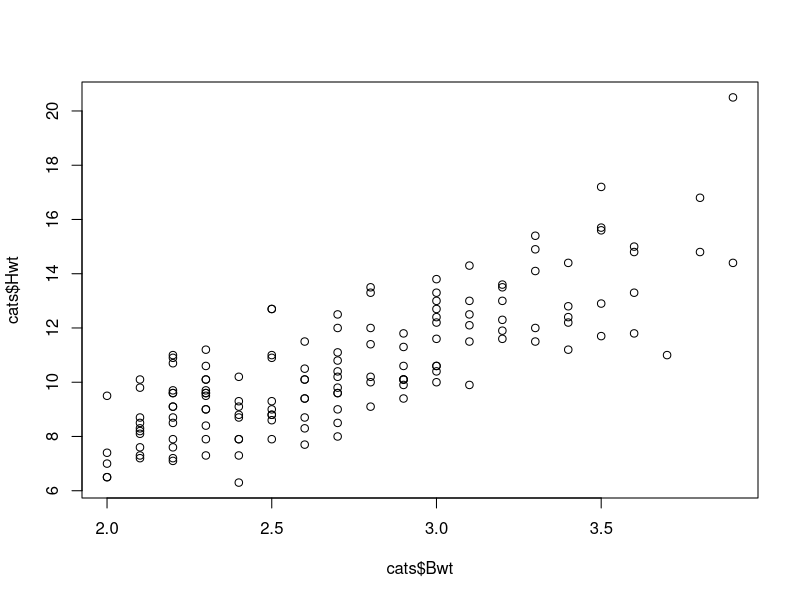
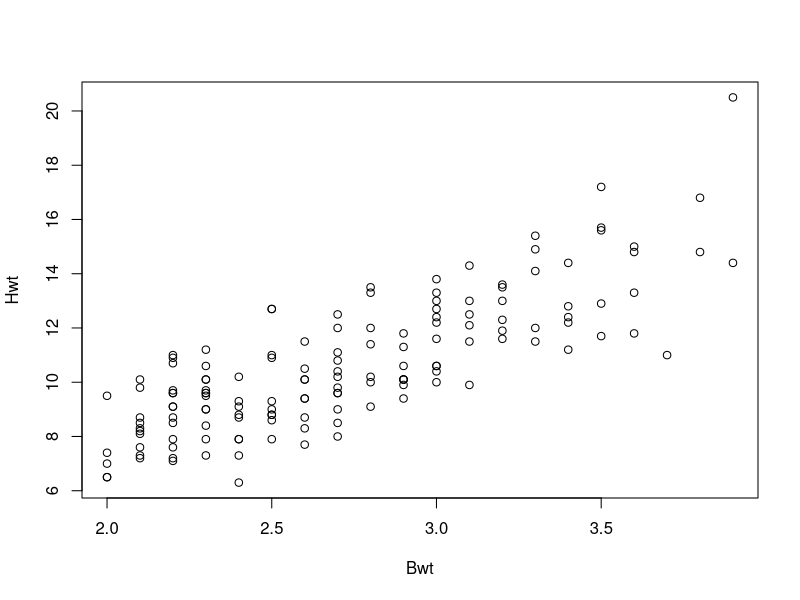
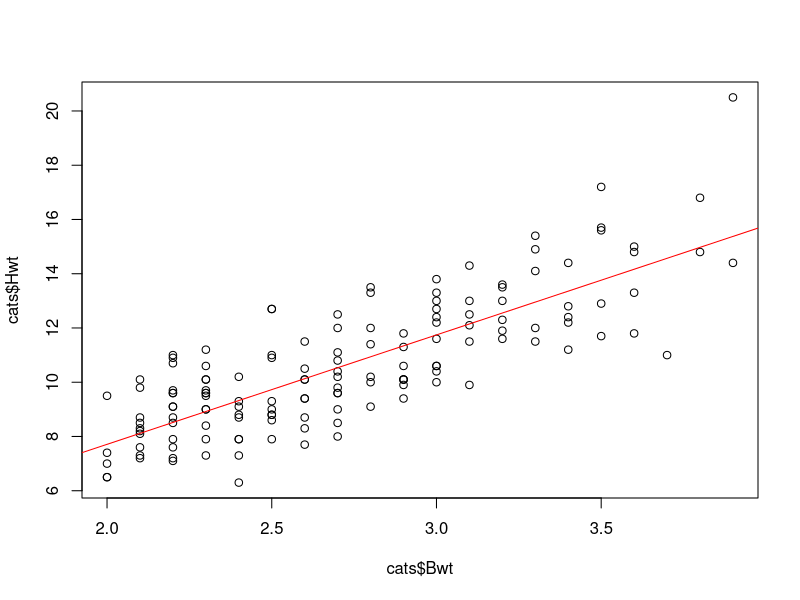
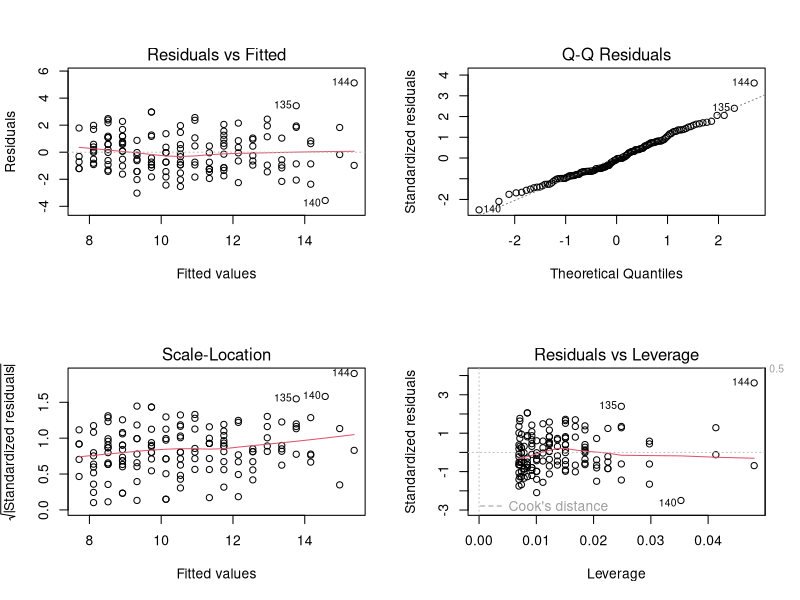

Write the R code that produced these figures, in order.
## ---- chunk 1
library(MASS)
data(cats)
## ---- chunk 2
head(cats)
str(cats)
plot(cats$Bwt, cats$Hwt)
plot(Hwt ~ Bwt, data=cats) #to get the ~ you can search lm in help cuz they have it (just copy paste it)

cor(cats$Bwt, cats$Hwt) #coefficiente di correlazione (vicino a 1=correlate)
cor.test(cats$Bwt, cats$Hwt) #gives t-test too (it matters here cuz p-value<0.5 means it true, they correlated)
#You can switch the variables in the cor function and nothing changes


## ---- chunk 3
#to add this chunk you just gotta click the c+ button and choose R
mod <- lm(Hwt ~ Bwt, data=cats) #it is also ok to write cats$Bwt but inconvenient if you gotta reuse the formula
summary(mod) #we see in "intercept - estimate std." that for every bwt+1,you get hwtx4
## ---- chunk 4
plot(cats$Bwt, cats$Hwt)
abline(coef(mod), col="red")

## ---- chunk 5
par(mfrow=c(2,2)) #this is to tell R we want to see the graphs on to 2 rows and 2 columns
plot(mod)

#ASSUNTI:
#correlazioni dei residui - primo grafico (no andamenti strani)
#normalità dei residui - secondo grafico (distribuzione su una retta)
#omogeneità della varianza dei residui - terzo grafico (più o meno stessa dispersione per i vari valori di x)

#quarto grafico è per verificare che non ci siano dati particolarmente influenti sull'analisi di regresione) (nuvola di cook, gott see what is inside-outside)
